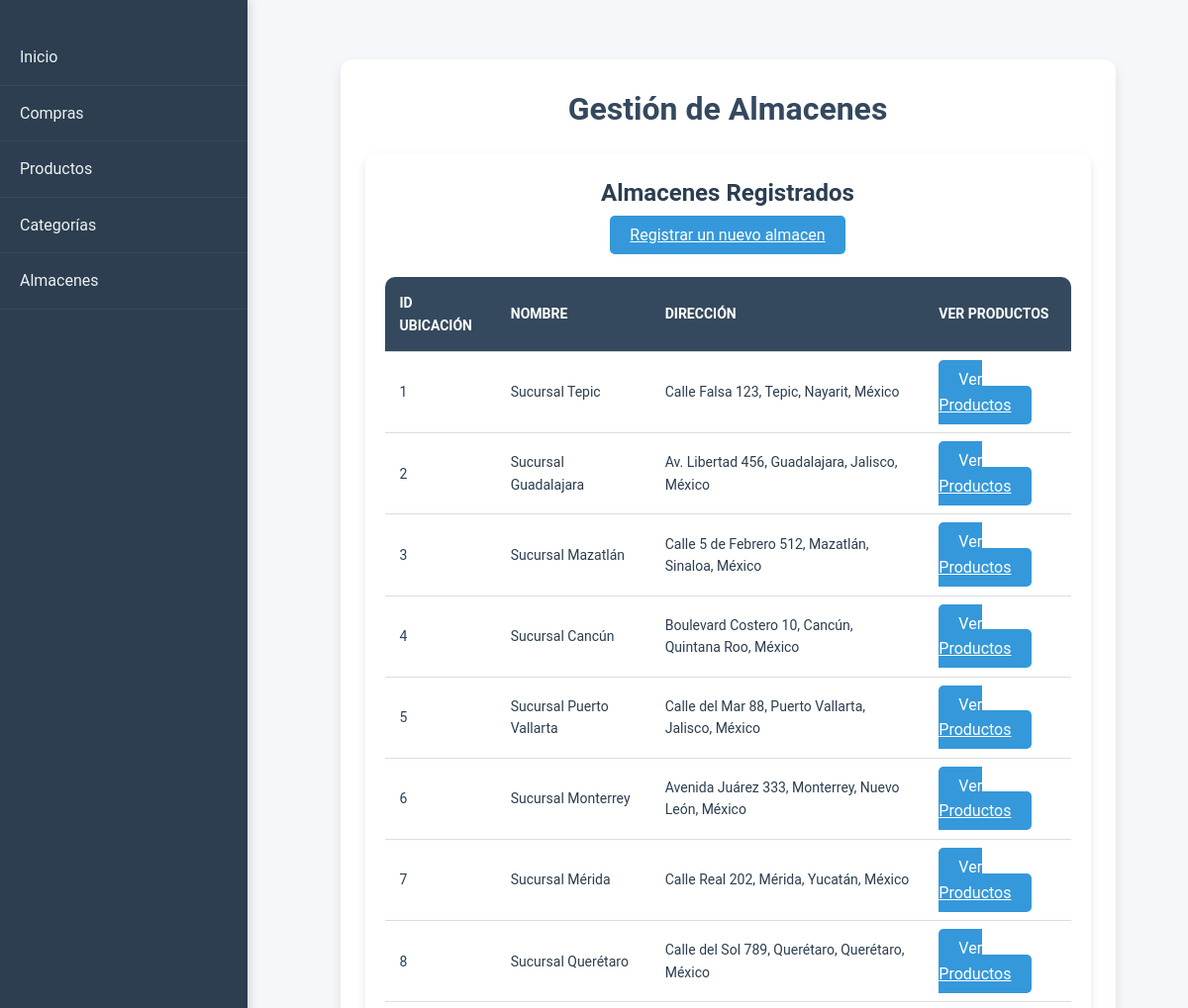
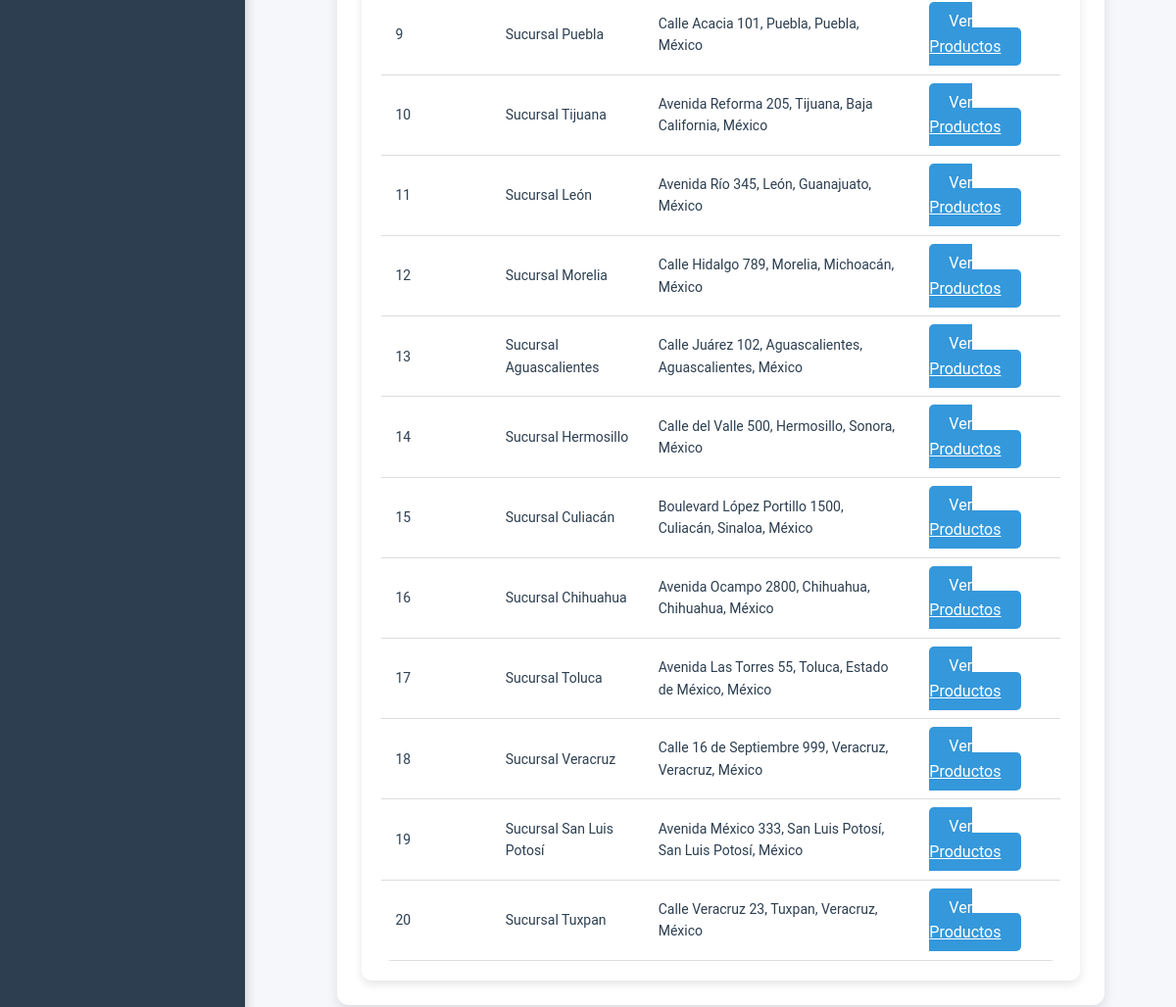
Screenshot of /compras/ubicaciones.php with the database file from the repository (2 pictures, top to bottom).
### tables this page shows
CREATE TABLE `ubicaciones` (
  `ID_Ubicacion` int(11) NOT NULL,
  `Nombre` varchar(100) DEFAULT NULL,
  `Direccion` varchar(255) DEFAULT NULL
);

### compras/ubicaciones.php (the view, shortened to what this page needs)
<?php
include '../includes/conexion.php';
?>
<!DOCTYPE html>
<html lang="es">
<head>
    <link rel="stylesheet" href="../assets/css/styles.css">
</head>
<body>
    <div class="sidebar">
        <a href="../index.php">Inicio</a>
        <a href="../compras/compras.php">Compras</a>
        <a href="../productos/productos.php">Productos</a>
        <a href="../productos/categorias.php">Categorías</a>
        <a href="ubicaciones.php">Almacenes</a>
    </div>
    <div class="main-content">
        <div class="container">
            <h1>Gestión de Almacenes</h1>
            <div class="card">
                <h2>Almacenes Registrados</h2>
                <a href='insertar_ubicaciones.php' class='btn'>Registrar un nuevo almacen</a>
                <table>
                    <thead>
                        <tr>
                            <th>ID Ubicación</th>
                            <th>Nombre</th>
                            <th>Dirección</th>
                            <th>Ver Productos</th>
                        </tr>
                    </thead>
                    <tbody>
                        <?php
                        $query_ubicaciones = "SELECT * FROM ubicaciones";
                        $result_ubicaciones = mysqli_query($conexion, $query_ubicaciones);
                        while ($ubicacion = mysqli_fetch_assoc($result_ubicaciones)) {
                            echo "<tr>";
                            echo "<td>" . $ubicacion['ID_Ubicacion'] . "</td>";
                            echo "<td>" . $ubicacion['Nombre'] . "</td>";
                            echo "<td>" . $ubicacion['Direccion'] . "</td>";
                            echo "<td><a href='productos_ubicacion.php?id=" . $ubicacion['ID_Ubicacion'] . "' class='btn'>Ver Productos</a></td>";
                            echo "</tr>";
                        }
                        ?>
                    </tbody>
                </table>
            </div>
        </div>
    </div>
</body>
</html>

### assets/css/styles.css (style rules this page uses)
* { margin: 0; padding: 0; box-sizing: border-box; }
body { font-family: 'Roboto', sans-serif; background-color: #f5f7fa; color: #2c3e50; line-height: 1.6; }
.container { width: 90%; margin: 30px auto; background-color: #ffffff; padding: 25px; border-radius: 12px; box-shadow: 0 6px 12px rgba(0, 0, 0, 0.1); overflow: hidden; }
h1, h2, h3 { color: #34495e; text-align: center; margin-bottom: 20px; font-weight: bold; }
h1 { font-size: 2rem; margin-bottom: 20px; }
h2 { font-size: 1.5rem; }
.sidebar { width: 250px; position: fixed; top: 0; left: 0; height: 100%; background-color: #2c3e50; padding-top: 30px; box-shadow: 2px 0 10px rgba(0, 0, 0, 0.15); z-index: 1000; transition: width 0.3s ease-in-out; }
.sidebar a { color: #ecf0f1; display: block; padding: 15px 20px; text-decoration: none; font-size: 16px; border-bottom: 1px solid #34495e; transition: background-color 0.3s ease, padding-left 0.3s ease; }
.main-content { margin-left: 270px; padding: 30px; }
button, .btn { background-color: #3498db; color: #ffffff; border: none; padding: 10px 20px; font-size: 16px; border-radius: 5px; cursor: pointer; transition: background-color 0.3s ease, transform 0.2s ease; }
table { width: 100%; margin-top: 30px; border-collapse: collapse; border-radius: 10px; overflow: hidden; background-color: #ffffff; }
table th, table td { padding: 15px; text-align: left; border-bottom: 1px solid #ddd; font-size: 14px; }
table th { background-color: #34495e; color: #ffffff; font-weight: bold; text-transform: uppercase; }
.card { background-color: #ffffff; padding: 20px; border-radius: 10px; box-shadow: 0 4px 10px rgba(0, 0, 0, 0.1); text-align: center; transition: transform 0.3s ease, box-shadow 0.3s ease; }
.card h2 { font-size: 1.5rem; margin-bottom: 10px; color: #2c3e50; }

### rows the page displays
ubicaciones: ID_Ubicacion "1", Nombre "Sucursal Tepic", Direccion "Calle Falsa 123, Tepic, Nayarit, México"
ubicaciones: ID_Ubicacion "2", Nombre "Sucursal Guadalajara", Direccion "Av. Libertad 456, Guadalajara, Jalisco, México"
ubicaciones: ID_Ubicacion "3", Nombre "Sucursal Mazatlán", Direccion "Calle 5 de Febrero 512, Mazatlán, Sinaloa, México"
ubicaciones: ID_Ubicacion "4", Nombre "Sucursal Cancún", Direccion "Boulevard Costero 10, Cancún, Quintana Roo, México"
ubicaciones: ID_Ubicacion "5", Nombre "Sucursal Puerto Vallarta", Direccion "Calle del Mar 88, Puerto Vallarta, Jalisco, México"
ubicaciones: ID_Ubicacion "6", Nombre "Sucursal Monterrey", Direccion "Avenida Juárez 333, Monterrey, Nuevo León, México"
ubicaciones: ID_Ubicacion "7", Nombre "Sucursal Mérida", Direccion "Calle Real 202, Mérida, Yucatán, México"
ubicaciones: ID_Ubicacion "8", Nombre "Sucursal Querétaro", Direccion "Calle del Sol 789, Querétaro, Querétaro, México"
ubicaciones: ID_Ubicacion "9", Nombre "Sucursal Puebla", Direccion "Calle Acacia 101, Puebla, Puebla, México"
ubicaciones: ID_Ubicacion "10", Nombre "Sucursal Tijuana", Direccion "Avenida Reforma 205, Tijuana, Baja California, México"
ubicaciones: ID_Ubicacion "11", Nombre "Sucursal León", Direccion "Avenida Río 345, León, Guanajuato, México"
ubicaciones: ID_Ubicacion "12", Nombre "Sucursal Morelia", Direccion "Calle Hidalgo 789, Morelia, Michoacán, México"
ubicaciones: ID_Ubicacion "13", Nombre "Sucursal Aguascalientes", Direccion "Calle Juárez 102, Aguascalientes, Aguascalientes, México"
ubicaciones: ID_Ubicacion "14", Nombre "Sucursal Hermosillo", Direccion "Calle del Valle 500, Hermosillo, Sonora, México"
ubicaciones: ID_Ubicacion "15", Nombre "Sucursal Culiacán", Direccion "Boulevard López Portillo 1500, Culiacán, Sinaloa, México"
ubicaciones: ID_Ubicacion "16", Nombre "Sucursal Chihuahua", Direccion "Avenida Ocampo 2800, Chihuahua, Chihuahua, México"
ubicaciones: ID_Ubicacion "17", Nombre "Sucursal Toluca", Direccion "Avenida Las Torres 55, Toluca, Estado de México, México"
ubicaciones: ID_Ubicacion "18", Nombre "Sucursal Veracruz", Direccion "Calle 16 de Septiembre 999, Veracruz, Veracruz, México"
ubicaciones: ID_Ubicacion "19", Nombre "Sucursal San Luis Potosí", Direccion "Avenida México 333, San Luis Potosí, San Luis Potosí, México"
ubicaciones: ID_Ubicacion "20", Nombre "Sucursal Tuxpan", Direccion "Calle Veracruz 23, Tuxpan, Veracruz, México"
